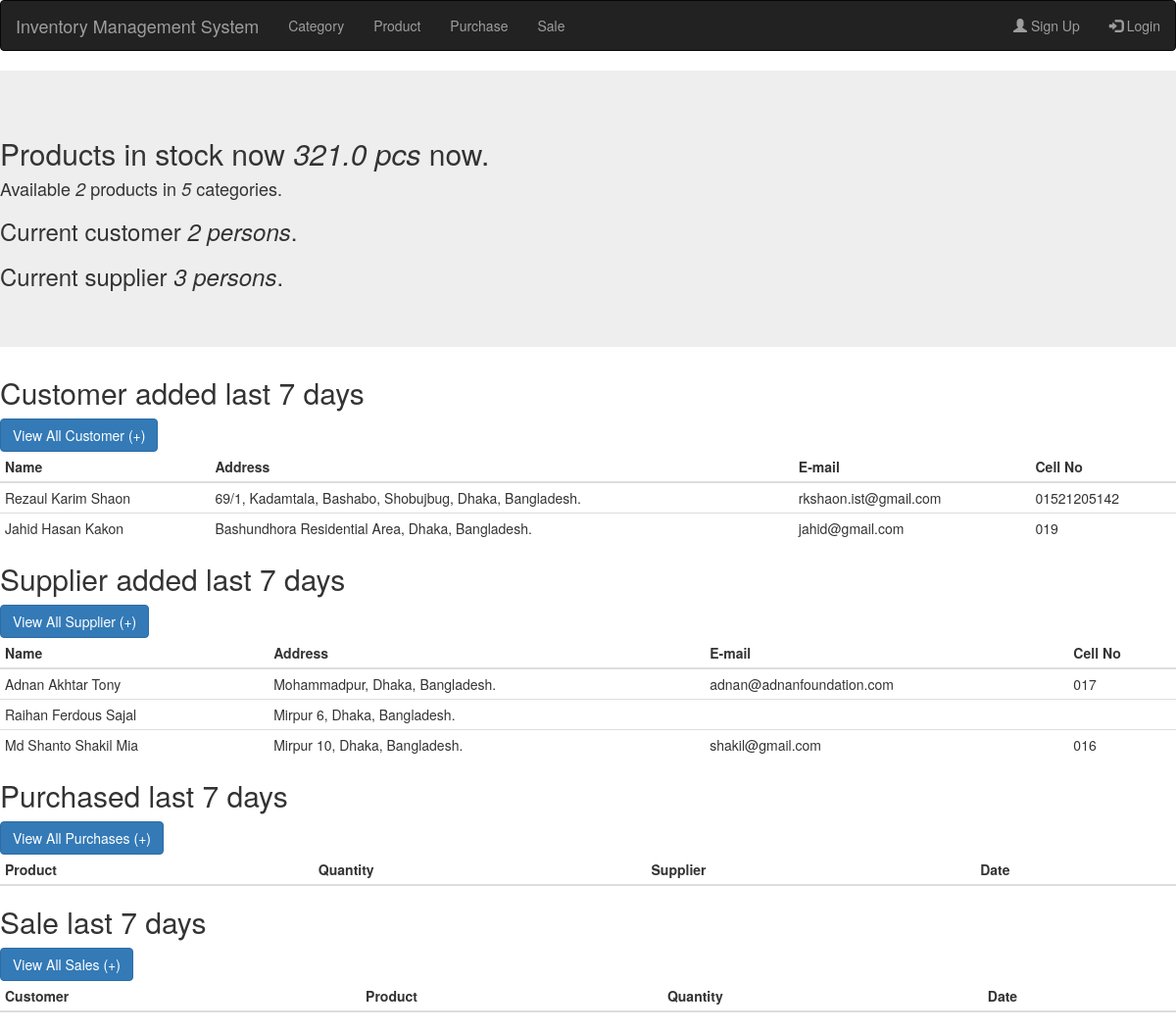
The app's page /, older data.
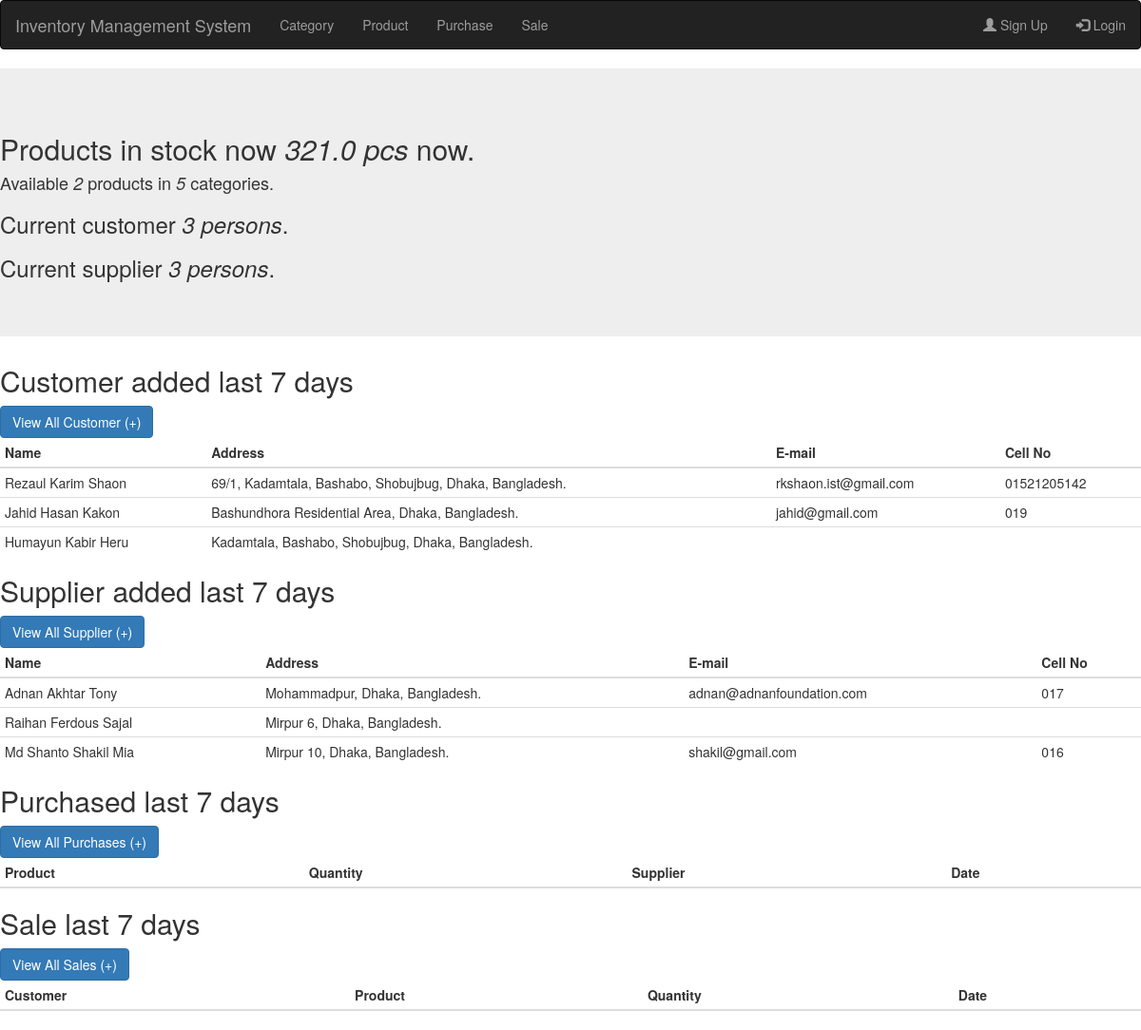
The same page, newer data.
### ims_user/models.py (models this page shows, shortened)
class Customer(models.Model):
    name = models.CharField(max_length=200, blank=False, null=False)
    address = models.TextField(blank=True, null=True)
    email = models.EmailField(blank=True, null=True)
    cell = models.CharField(max_length=500, null=True, blank=True)
    is_deleted = models.BooleanField(default=False)
    added_date_time = models.DateTimeField(auto_now_add=True)

class Supplier(models.Model):
    name = models.CharField(max_length=200, blank=False, null=False)
    address = models.TextField(blank=True, null=True)
    email = models.EmailField(blank=True, null=True)
    cell = models.CharField(max_length=500, null=True, blank=True)
    is_deleted = models.BooleanField(default=False)
    added_date_time = models.DateTimeField(auto_now_add=True)

### ims_inventory/views.py (the view)
# urls.py: path('', inventory_view.index, name='index'),
def index(request):
    inventories = Inventory.objects.all().order_by('-quantity')
    total_inventory_products_count = Inventory.objects.all().aggregate(Sum('quantity'))
    total_categories = Category.objects.filter(is_deleted=False).count()
    total_products = Product.objects.filter(is_deleted=False).count()
    total_customers = Customer.objects.filter(is_deleted=False).count()
    total_suppliers = Supplier.objects.filter(is_deleted=False).count()
    customers = Customer.objects.filter(is_deleted=False, added_date_time__gte=datetime.datetime.now()-datetime.timedelta(days=7))
    suppliers = Supplier.objects.filter(is_deleted=False, added_date_time__gte=datetime.datetime.now()-datetime.timedelta(days=7))
    purchases = Purchase.objects.filter(added_date_time__gte=datetime.datetime.now()-datetime.timedelta(days=7))
    sales = Sale.objects.filter(added_date_time__gte=datetime.datetime.now()-datetime.timedelta(days=7))
    context = {
        'inventories': inventories,
        'total_inventory_products_count': total_inventory_products_count['quantity__sum'],
        'total_categories': total_categories,
        'total_products': total_products,
        'total_customers': total_customers,
        'total_suppliers': total_suppliers,
        'customers': customers,
        'suppliers': suppliers,
        'purchases': purchases,
        'sales': sales,
    }
    return render(request, 'index.html', context)

### templates/index.html (shortened to what this page needs)
{% load static %}
{% include 'base.html' %}
{% block body %}
<div class="jumbotron">
    <h2>Products in stock now <i>{{total_inventory_products_count}} pcs</i> now.</h2>
    <h4>Available <i>{{ total_products }}</i> products in <i>{{ total_categories }}</i> categories.</h4>
    <h3>Current customer <i>{{ total_customers }} persons</i>.</h3>
    <h3>Current supplier <i>{{ total_suppliers }} persons</i>.</h3>
</div>
<h2>Customer added last 7 days</h2>
<a class="btn btn-primary" href="{% url 'customer_list' %}">View All Customer (+)</a>
<table class="table table-condensed">
    <thead>
        <tr>
            <th>Name</th>
            <th>Address</th>
            <th>E-mail</th>
            <th>Cell No</th>
        </tr>
    </thead>
    <tbody>
        {% for customer in customers %}
        <tr>
            <td>{{ customer.name }}</td>
            <td>{{ customer.address }}</td>
            <td>{{ customer.email }}</td>
            <td>{{ customer.cell }}</td>
        </tr>
        {% endfor %}
    </tbody>
</table>
<h2>Supplier added last 7 days</h2>
<a class="btn btn-primary" href="{% url 'supplier_list' %}">View All Supplier (+)</a>
<table class="table table-condensed">
    <thead>
        <tr>
            <th>Name</th>
            <th>Address</th>
            <th>E-mail</th>
            <th>Cell No</th>
        </tr>
    </thead>
    <tbody>
        {% for supplier in suppliers %}
        <tr>
            <td>{{ supplier.name }}</td>
            <td>{{ supplier.address }}</td>
            <td>{{ supplier.email }}</td>
            <td>{{ supplier.cell }}</td>
        </tr>
        {% endfor %}
    </tbody>
</table>
<h2>Purchased last 7 days</h2>
<a class="btn btn-primary" href="{% url 'purchase_list' %}">View All Purchases (+)</a>
<table class="table table-condensed">
    <thead>
        <tr>
            <th>Product</th>
            <th>Quantity</th>
            <th>Supplier</th>
            <th>Date</th>
        </tr>
    </thead>
</table>
<h2>Sale last 7 days</h2>
<a class="btn btn-primary" href="{% url 'sale_list' %}">View All Sales (+)</a>
<table class="table table-condensed">
    <thead>
        <tr>
            <th>Customer</th>
            <th>Product</th>
            <th>Quantity</th>
            <th>Date</th>
        </tr>
    </thead>
</table>
{% endblock %}

Row changes from the older to the newer data that the page shows:
added Customer: name "Humayun Kabir Heru", address "Kadamtala, Bashabo, Shobujbug, Dhaka, Bangladesh."
Text that changed along with them:
{{ total_customers }}: "2" → "3"
